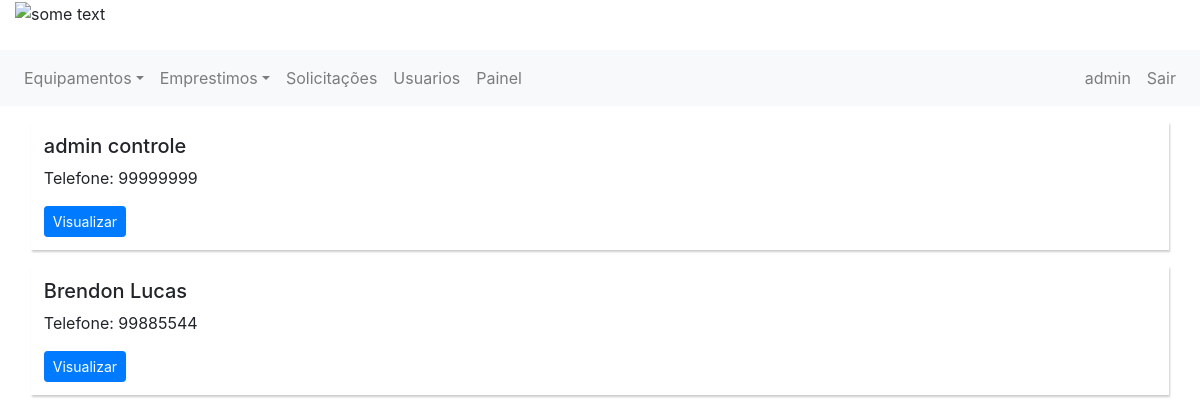
Before: /usuarios/ (signed in) with the older database file.
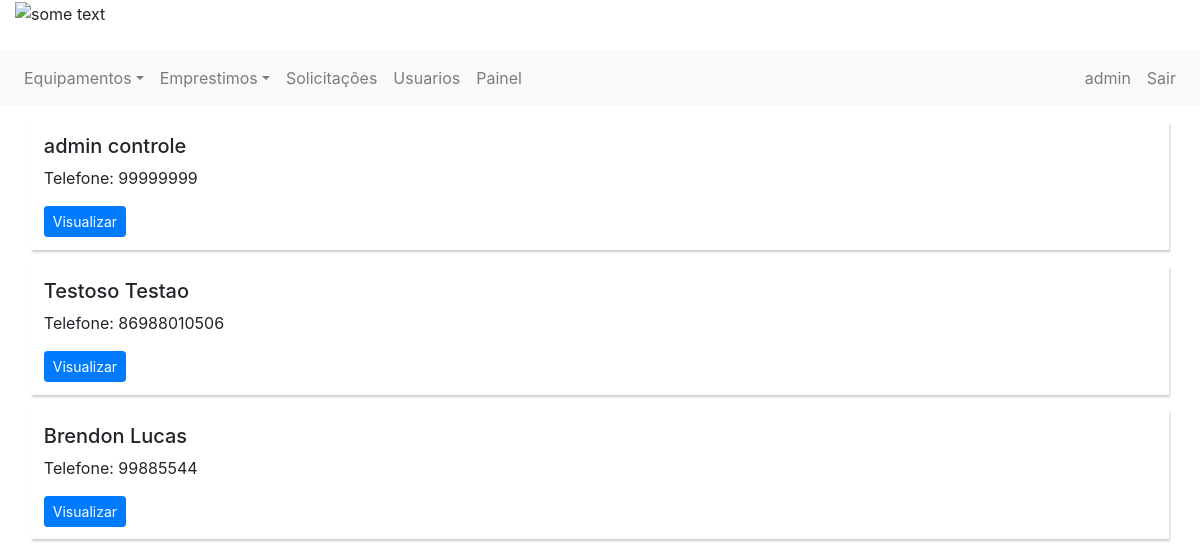
After: the same page with the newer database file.
### controle/models.py (models this page shows, shortened)
class Usuario(models.Model):
    user = models.OneToOneField(User, related_name='profile', on_delete=models.CASCADE, null=True)
    telefone = models.IntegerField()
    tipo = models.ForeignKey(TipoUsuario, on_delete=models.CASCADE)

### usuarios/views.py (the view)
# urls.py: path('usuarios/', views.exibir_usuarios, name="exibir_usuarios"),
@login_required
def exibir_usuarios(request):
    if get_usuario_logado(request).is_superuser:
        usuarios = Usuario.objects.all().order_by('-user__first_name')
        paginator = Paginator(usuarios, 8)
        page = request.GET.get('page')
        usuarios = paginator.get_page(page)
        return render(request, 'exibir_usuarios.html',
                      {'user_logado': get_usuario_logado(request), 'usuarios': usuarios})
    else:
        messages.error(request, 'Acesso negado!')
        return render(request, 'pag_falha.html', {'user_logado': get_usuario_logado(request)})

### usuarios/views.py (called while the page is built)
def get_usuario_logado(request):
    return request.user

### usuarios/templates/exibir_usuarios.html (shortened to what this page needs)
{% extends 'base.html' %}
{% block 'content' %}
  {% if usuarios %}
  <ul class="list-unstyled">
    {% for usuario in usuarios %}
      <li class="media item-preview">
        <div class="media-body">
        <h5 class="nome">{{usuario.user.first_name}} {{ usuario.user.last_name }} </h5>
        <p class="price">Telefone: {{ usuario.telefone }}</p>
        <a class="btn btn-sm btn-primary"  href="{% url 'exibe_um_usuario' usuario.id %}">Visualizar</a>
      </div>
    </li>
    {% endfor %}
  </ul>
  {% else %}
    <p style="font-size: 30px; font-weight: bold; text-align:center">Nenhum usuario encontrado <br> :( </p>
  {% endif %}
{% endblock %}

Changed rows visible on the page:
added Usuario: user.first_name "Testoso", user.last_name "Testao", telefone "86988010506"
